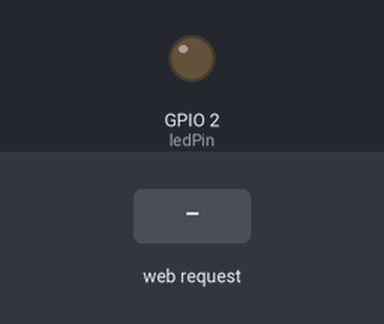
Simulated run of this program. Board: ESP32. On the bench: output pins drawn as LEDs (lit = HIGH). The test bench sets the inputs (shaded band). WiFi joins after 1.5 s; servers stay silent unless stated; storage starts empty; what the program prints to the serial monitor is not drawn.

Above: at 3.2 s.
3.3 s: HTTP request GET /on received
At 3.7 s:
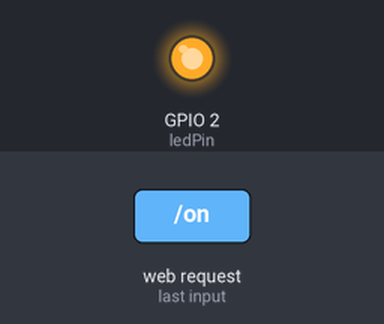
4.8 s: HTTP request GET /off received
At 6.1 s:
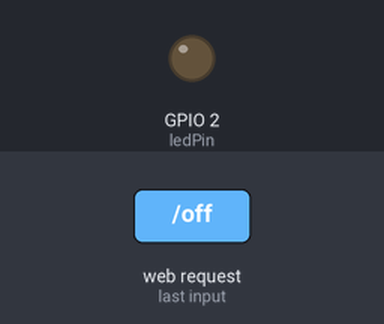
Timing chart, 0 to 7.8 s (numbered marks = the images above; inputs shaded):
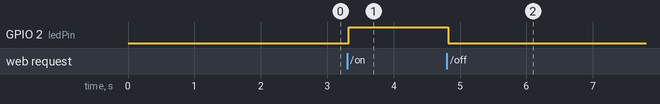

Measured:
- after the input at 3.3 s, GPIO 2 (ledPin): LOW → HIGH at once
- after the input at 4.8 s, GPIO 2 (ledPin): HIGH → LOW at once

The program:

main.cpp
```cpp
// (licence header left out)
#include <Arduino.h>
#include <WiFi.h>
#include <AsyncTCP.h>
#include <ESPAsyncWebServer.h>
#include "SPIFFS.h"

// Replace with your network credentials
const char* ssid = "REPLACE_WITH_YOUR_SSID";
const char* password = "REPLACE_WITH_YOUR_PASSWORD";

// Create AsyncWebServer object on port 80
AsyncWebServer server(80);

// Set LED GPIO
const int ledPin = 2;

// Stores LED state
String ledState;

// Initialize SPIFFS
void initSPIFFS() {
  if (!SPIFFS.begin(true)) {
    Serial.println("An error has occurred while mounting SPIFFS");
  }
  else {
    Serial.println("SPIFFS mounted successfully");
  }
}

// Initialize WiFi
void initWiFi() {
  WiFi.mode(WIFI_STA);
  WiFi.begin(ssid, password);
  Serial.print("Connecting to WiFi ..");
  while (WiFi.status() != WL_CONNECTED) {
    Serial.print('.');
    delay(1000);
  }
  Serial.println(WiFi.localIP());
}

// Replaces placeholder with LED state value
String processor(const String& var) {
  if(var == "STATE") {
    if(digitalRead(ledPin)) {
      ledState = "ON";
    }
    else {
      ledState = "OFF";
    }
    return ledState;
  }
  return String();
}

void setup() {
  Serial.begin(115200);
  initWiFi();
  initSPIFFS();

  // Set GPIO2 as an OUTPUT
  pinMode(2, OUTPUT);

  // Route for root / web page
  server.on("/", HTTP_GET, [](AsyncWebServerRequest *request) {
    request->send(SPIFFS, "/index.html", "text/html", false, processor);
  });

  server.serveStatic("/", SPIFFS, "/");

  // Route to set GPIO state to HIGH
  server.on("/on", HTTP_GET, [](AsyncWebServerRequest *request) {
    digitalWrite(ledPin, HIGH);
    request->send(SPIFFS, "/index.html", "text/html", false, processor);
  });

  // Route to set GPIO state to LOW
  server.on("/off", HTTP_GET, [](AsyncWebServerRequest *request) {
    digitalWrite(ledPin, LOW);
    request->send(SPIFFS, "/index.html", "text/html", false, processor);
  });

  // Start server
  server.begin();
}

void loop() {

}
```
